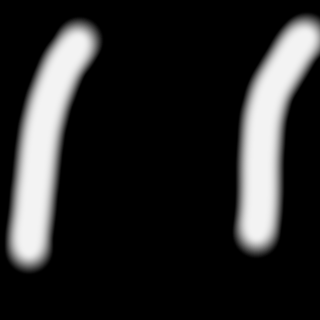
//> input picture imgs/best_case_scenario.png, 320 x 320 px
$ ./lane_detection   (built with g++ and OpenCV 4)
//> lines starting //> are read from the running program, lines starting //| are printed output that depends on the picture
### .ccls-cache/@home@ds3a@dev@lane_detection/lane_extension.hpp
#ifndef LANE_EXTENSION_H_
#define LANE_EXTENSION_H_

#include <opencv2/opencv.hpp>
#include <opencv2/imgproc.hpp>
#include <cmath>


std::vector<std::vector<cv::Point>> find_contours(cv::Mat frame) {

  // std::cout << "finding contours\n";
  cv::Mat grayscale_image;

  cv::cvtColor(frame, grayscale_image, cv::COLOR_BGR2GRAY);
  std::vector<std::vector<cv::Point>> contours;
  cv::findContours(grayscale_image, contours, cv::RETR_TREE, cv::CHAIN_APPROX_SIMPLE);

  // std::cout << "found contours\n";
  return contours;
}

namespace lane_extension {

    std::vector<cv::Point2f> order_points_new(const std::vector<cv::Point2f>& pts) {
        // Sort the points based on their x-coordinates
        std::vector<cv::Point2f> xSorted = pts;
        std::sort(xSorted.begin(), xSorted.end(), [](cv::Point2f a, cv::Point2f b) {
            return a.x < b.x;
        });

        // Grab the left-most and right-most points from the sorted
        // x-coordinate points
        std::vector<cv::Point2f> leftMost = {xSorted[0], xSorted[1]};
        std::vector<cv::Point2f> rightMost = {xSorted[2], xSorted[3]};

        // Now, sort the left-most coordinates according to their
        // y-coordinates so we can grab the top-left and bottom-left
        // points, respectively
        std::sort(leftMost.begin(), leftMost.end(), [](cv::Point2f a, cv::Point2f b) {
            return a.y < b.y;
        });
        cv::Point2f tl = leftMost[0];
        cv::Point2f bl = leftMost[1];

        // Now, sort the right-most coordinates according to their
        // y-coordinates so we can grab the top-right and bottom-right
        // points, respectively
        std::sort(rightMost.begin(), rightMost.end(), [](cv::Point2f a, cv::Point2f b) {
            return a.y < b.y;
        });
        cv::Point2f tr = rightMost[0];
        cv::Point2f br = rightMost[1];

        // Return the coordinates in top-left, top-right,
        // bottom-right, and bottom-left order
        return {tl, tr, br, bl};
    }


    // [28 lines left out: function order_points_x, not called in this run]

    std::vector<cv::Mat> generate_sliding_masks(int image_size, int window_length) {

        int num_masks = image_size/window_length;
        std::vector<cv::Mat> masks(num_masks);

        for (int i=0; i<num_masks; i++) {
            masks[i] = cv::Mat::zeros(320, 320, CV_8UC1);
            masks[i].rowRange(i*window_length, (i+1)*window_length) = cv::Scalar(255);
        }

        return masks;
    }

// [12 lines of commented-out code are left out]
    void full_line(cv::Mat* img, cv::Point a, cv::Point b, cv::Scalar color)
    {
        //points of line segment
        cv::Point p1 = a;
        cv::Point p2 = b;

        //points of line segment which extend the segment P1-P2 to
        //the image borders.
        cv::Point p,q;

        //test if line is vertical, otherwise computes line equation
        //y = ax + b
        if (p2.x == p1.x)
        {
            p = cv::Point(p1.x, 0);
            q = cv::Point(p1.x, img->rows);
        }
        else
        {
            double a = (double)(p2.y - p1.y) / (double) (p2.x - p1.x);
            double b =  p1.y - a*p1.x;

            p = cv::Point(0, b);
            q = cv::Point(img->rows, a*(img->rows) + b);

            //clipline to the image borders. It prevents a known bug on OpenCV
            //versions 2.4.X when drawing
            cv::clipLine(cv::Size(img->rows, img->cols), p, q);
        }

        // std::cout << abs(int(a.y - b.y)) << " =  thickness\n";
        cv::line(*img, p, q, color, 24);
        // cv::line(*img, p, q, color, 2);
    }

    double slope(cv::Point a, cv::Point b){
        return (double)(a.y-b.y)/(a.x-b.x);
    }


    std::vector<cv::Mat> extend_lanes(cv::Mat image, int num_masks, std::vector<cv::Mat> masks) {
        std::vector<cv::Mat> results;
        for (int i = 0; i < num_masks; i++) {
            cv::Mat result;
            cv::bitwise_and(image, image, result, masks[i]);

            auto contours = find_contours(result);
            if (contours.size() > 0) {
                // std::cout << "num contours is greater than 0\n";
                for (int j=0; j<contours.size(); j++) {
                    // auto blackbox = cv::minAreaRect(contours[i]);
                    // blackbox.points(vertices);

                    // std::cout << "finding the bounding rect\n";

                    cv::RotatedRect minRect = cv::minAreaRect(contours[j]);
                    std::vector<cv::Point2f> vertices(4);
                    minRect.points(vertices.data());

                    // std::cout << "points without sorting : " << vertices << "\n";
                    vertices = lane_extension::order_points_new(vertices);
                    // std::cout << "points with sorting : " << vertices << "\n";

                    cv::Point mid_point_a = 0.5*(vertices[0] + vertices[1]);
                    cv::Point mid_point_b = 0.5*(vertices[2] + vertices[3]);
                    int length1 = abs(vertices[0].y - vertices[3].y);
                    int breadth1 = abs(vertices[0].x - vertices[1].x);
                    int length2 = abs(vertices[1].y - vertices[2].y);
                    int breadth2 = abs(vertices[3].x - vertices[2].x);
                    int length = 0.5*(length1 + length2);
                    int breadth = 0.5*(breadth1 + breadth2);
                    std::cout << "The length and breadth are " << length << " " << breadth << std::endl;

                    float angle;

                    if (length >= 30 && breadth >= 30) {
                        if (breadth <= 130) {
                            angle = abs(atan(lane_extension::slope(mid_point_a, mid_point_b)))*180/3.14159;
                        } else if (breadth >= 130) {
                            angle = abs(90 - abs(atan(lane_extension::slope(mid_point_a, mid_point_b)))*180/3.14159);
                        } else {
                            angle = -1;
                        }
                    } else {
                        angle = -1;
                    }

                    std::cout << "the angle is : " << angle << "\n";
                    if ((angle>=75)) {
                        lane_extension::full_line(&result,
                                                  0.5*(vertices[0]+vertices[1]),
                                                  0.5*(vertices[3]+vertices[2]),
                                                  cv::Scalar(255, 255, 255));
                    } else if (angle<=15 && angle >=0) {
                        lane_extension::full_line(&result,
                                                  0.5*(vertices[0]+vertices[3]),
                                                  0.5*(vertices[2]+vertices[1]),
                                                  cv::Scalar(255, 255, 255));
                    }
                }
            }
            results.push_back(result);
            imshow("Mask " + std::to_string(i), result);
        }

        // Wait for a key press
        cv::waitKey(0);
        return results;
    }

}

#endif // LANE_EXTENSION_H_

### .ccls-cache/@home@ds3a@dev@lane_detection/lane_detection.cpp
#include <iostream>
#include "lane_extension.hpp"

const int image_size = 320;
const int window_length = 80;

int main() {
  int num_masks = image_size/window_length;
  cv::Mat image = cv::imread("../imgs/best_case_scenario.png");
//> image is the input picture: 320 rows x 320 cols, CV_8UC3; min 0, max 243, mean 41.5
  // cv::Mat image = cv::imread("../imgs/2nd_best_scenario.png");
  // cv::Mat image = cv::imread("../imgs/worst_case_scenario.png");

  // Check if image was successfully read
  if (image.empty()) {
    std::cout << "Error: Could not read image" << std::endl;
    return -1;
  }

  std::vector<cv::Mat> masks(num_masks);
  masks = lane_extension::generate_sliding_masks(image_size, window_length);

  std::cout << "\ngot " << lane_extension::extend_lanes(image, num_masks, masks).size() << " images\n";
//> the loop in extend_lanes, `for (int i = 0; i < num_masks; i++)` made 4 passes
//> pass 1, in extend_lanes, `cv::bitwise_and(image, image, result, masks[i]);`:
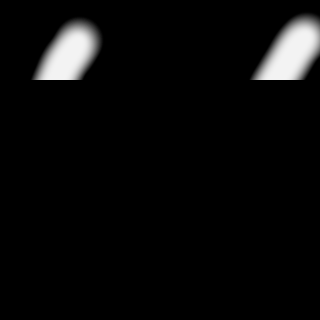
//> result: 320 rows x 320 cols, CV_8UC3; min 0, max 243, mean 10.5
//> pass 2, in extend_lanes, `cv::bitwise_and(image, image, result, masks[i]);`:
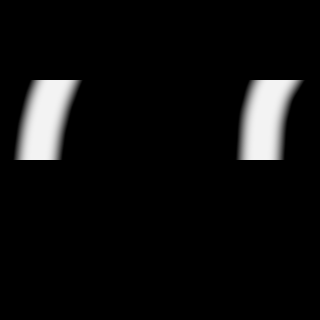
//> result: 320 rows x 320 cols, CV_8UC3; min 0, max 243, mean 14.6
//> pass 2, in find_contours (call 2), `cv::cvtColor(frame, grayscale_image, cv::COLOR_BGR2GRAY);`:
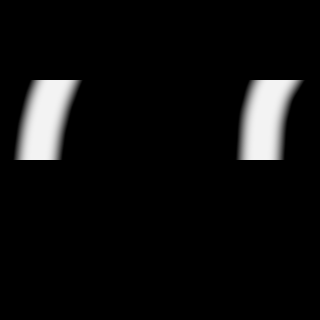
//> grayscale_image: 320 rows x 320 cols, CV_8UC1; min 0, max 243, mean 14.6
//| got 4 images

  return 0;
}

$ run again, with imgs/2nd_best_scenario.png copied over imgs/best_case_scenario.png
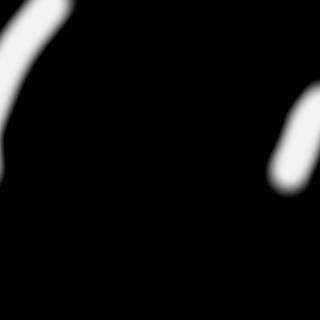
//> input picture imgs/2nd_best_scenario.png, 320 x 320 px
//> image is the input picture: 320 rows x 320 cols, CV_8UC3; min 0, max 243, mean 16
//> the loop in extend_lanes, `for (int i = 0; i < num_masks; i++)` made 4 passes
//> (contours in find_contours, contours) on pass 4: (0 contours, 0 contours)
//> pass 1, in extend_lanes, `cv::bitwise_and(image, image, result, masks[i]);`:
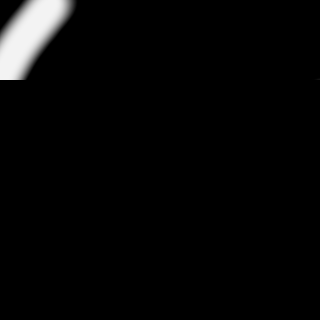
//> result: 320 rows x 320 cols, CV_8UC3; min 0, max 243, mean 7.3
//> pass 2, in find_contours (call 2), `cv::cvtColor(frame, grayscale_image, cv::COLOR_BGR2GRAY);`:
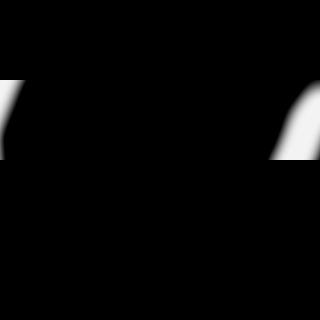
//> grayscale_image: 320 rows x 320 cols, CV_8UC1; min 0, max 243, mean 6.3
//| got 4 images

$ run again, with imgs/worst_case_scenario.png copied over imgs/best_case_scenario.png
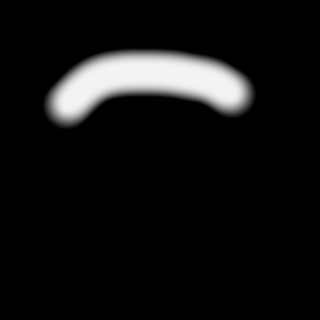
//> input picture imgs/worst_case_scenario.png, 320 x 320 px
//> image is the input picture: 320 rows x 320 cols, CV_8UC3; min 0, max 243, mean 17.8
//> the loop in extend_lanes, `for (int i = 0; i < num_masks; i++)` made 4 passes
//> (contours in find_contours, contours) on passes 3 to 4: (0 contours, 0 contours), (0 contours, 0 contours)
//> pass 1, in extend_lanes, `cv::bitwise_and(image, image, result, masks[i]);`:
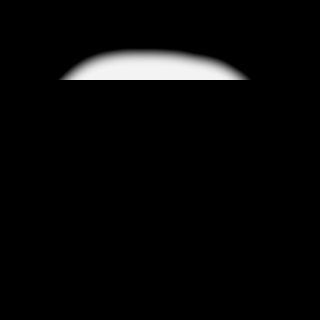
//> result: 320 rows x 320 cols, CV_8UC3; min 0, max 243, mean 8.2
//> pass 2, in extend_lanes, `cv::bitwise_and(image, image, result, masks[i]);`:
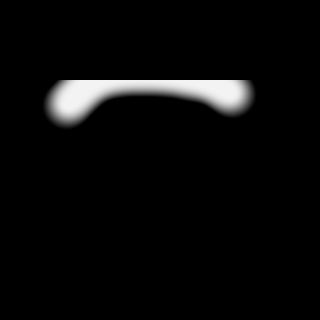
//> result: 320 rows x 320 cols, CV_8UC3; min 0, max 243, mean 9.6
//| got 4 images
